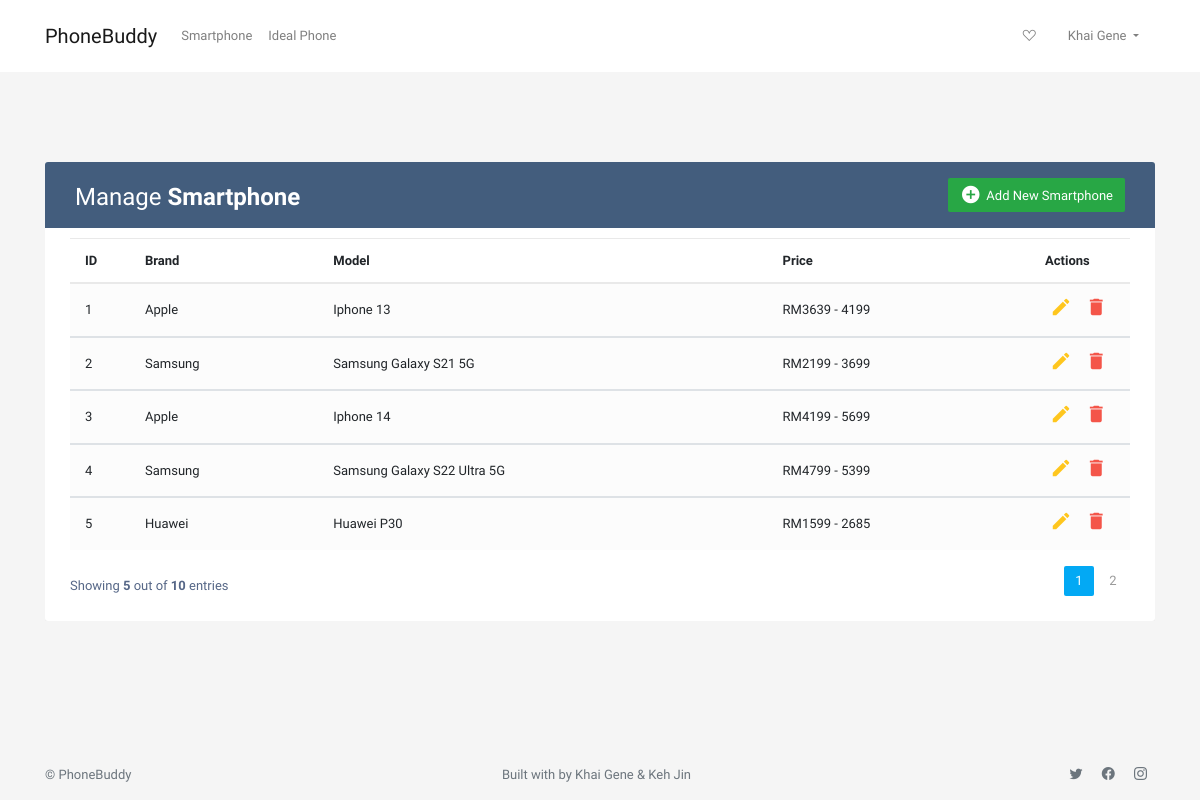
The app's page /manageSmartphone (signed in) with its own data.
### tables this page shows
CREATE TABLE Smartphone (
    id INTEGER PRIMARY KEY AUTOINCREMENT,
    brand STRING NOT NULL,
    model STRING NOT NULL,
    processor STRING NOT NULL,
    ram STRING NOT NULL,
    colour STRING NOT NULL,
    battery STRING NOT NULL,
    lowprice INTEGER NOT NULL,
    highprice INTEGER NOT NULL,
    screenSize STRING NOT NULL,
    refreshRate STRING NOT NULL,
    description STRING NOT NULL,
    image_URL STRING NOT NULL
);

### app.py (the view, shortened to what this page needs)
@app.route('/manageSmartphone', methods = ['GET','POST'])
def manageSmartphone():
    if session.get('type') == 'admin':
        conn = get_db_connection()
        page = request.args.get('page', type=int, default=1)
        limit = 5
        offset = page*limit - limit
        smartphones = conn.execute('SELECT * FROM Smartphone').fetchall()
        total = len(smartphones)
        amountPages = math.ceil(total/limit)
        pages = []
        for i in range(amountPages):
            pages.append(i+1)
        smartphones = conn.execute("SELECT * FROM Smartphone LIMIT ? OFFSET ?", (limit, offset)).fetchall()
        return render_template('manageSmartphone.html', smartphones = smartphones, total = total, pages = pages, page = page)
    else:
        message = "You don't have permission to access this page!"
        flash(message,'InvalidPermission')
        return redirect('/')

### app.py (called while the page is built)
def get_db_connection():
    conn = sql.connect('database.db')
    conn.row_factory = sql.Row
    return conn

### templates/manageSmartphone.html (shortened to what this page needs)
{% extends 'base.html' %}
{% block main %}
<div class="vh-100">
<div class="container-xl" style="margin-top:90px;">
	<div class="table-responsive">
		<div class="table-wrapper">
			<div class="table-title">
				<div class="row">
					<div class="col-sm-6">
						<h2>Manage <b>Smartphone</b></h2>
					</div>
					<div class="col-sm-6">
						<a href="./addSmartphone" class="btn btn-success"><i class="material-icons">&#xE147;</i> <span>Add New Smartphone</span></a>
					</div>
				</div>
			</div>
			<table class="table table-striped table-hover">
				<thead>
					<tr>
						<th>ID</th>
						<th>Brand</th>
						<th>Model</th>
						<th>Price</th>
						<th>Actions</th>
					</tr>
				</thead>
				{% for smartphone in smartphones %}
				<tbody>
					<tr>
						<td>{{ smartphone['id'] }}</td>
						<td>{{ smartphone['brand'] }}</td>
						<td>{{ smartphone['model'] }}</td>
						<td>RM{{ smartphone['lowprice'] }} - {{ smartphone['highprice'] }}</td>
						<td>
							<a href="{{ url_for('editSmartphone', id=smartphone['id']) }}" class="edit"><i class="material-icons" data-toggle="tooltip" title="Edit">&#xE254;</i></a>
							<a href="#deleteEmployeeModal" class="delete" data-toggle="modal"><i class="material-icons" data-toggle="tooltip" title="Delete">&#xE872;</i></a>
						</td>
					</tr>
				</tbody>
				{% endfor %}
			</table>
			<div class="clearfix">
				<div class="hint-text">Showing <b>5</b> out of <b>{{ total }}</b> entries</div>
				<ul class="pagination">
					{% for amountpage in pages %}
					<li class="page-item {{ 'active' if page == amountpage }}"><a href="/manageSmartphone?page={{ amountpage }}" class="page-link" name="page">{{ amountpage }}</a></li>
					{% endfor %}
				</ul>
			</div>
		</div>
	</div>
</div>
</div>
{% endblock %}

### templates/manageSmartphone.html (style rules this page uses)
body { color: #566787; background: #f5f5f5; font-family: 'Varela Round', sans-serif; font-size: 13px; }
.table-responsive { margin: 30px 0; }
.table-wrapper { background: #fff; padding: 20px 25px; border-radius: 3px; min-width: 1000px; box-shadow: 0 1px 1px rgba(0,0,0,.05); }
.table-title { padding-bottom: 15px; background: #435d7d; color: #fff; padding: 16px 30px; min-width: 100%; margin: -20px -25px 10px; border-radius: 3px 3px 0 0; }
.table-title h2 { margin: 5px 0 0; font-size: 24px; }
.table-title .btn { color: #fff; float: right; font-size: 13px; border: none; min-width: 50px; border-radius: 2px; border: none; outline: none !important; margin-left: 10px; }
.table-title .btn i { float: left; font-size: 21px; margin-right: 5px; }
.table-title .btn span { float: left; margin-top: 2px; }
table.table tr th, table.table tr td { border-color: #e9e9e9; padding: 12px 15px; vertical-align: middle; }
table.table tr th:first-child { width: 60px; }
table.table tr th:last-child { width: 100px; }
table.table-striped tbody tr:nth-of-type(odd) { background-color: #fcfcfc; }
table.table td:last-child i { opacity: 0.9; font-size: 22px; margin: 0 5px; }
table.table td a { font-weight: bold; color: #566787; display: inline-block; text-decoration: none; outline: none !important; }
table.table td a.edit { color: #FFC107; }
table.table td a.delete { color: #F44336; }
table.table td i { font-size: 19px; }
.pagination { float: right; margin: 0 0 5px; }
.pagination li a { border: none; font-size: 13px; min-width: 30px; min-height: 30px; color: #999; margin: 0 2px; line-height: 30px; border-radius: 2px !important; text-align: center; padding: 0 6px; }
.pagination li.active a, .pagination li.active a.page-link { background: #03A9F4; }
.hint-text { float: left; margin-top: 10px; font-size: 13px; }

### records on screen
Smartphone: id "1", brand "Apple", model "Iphone 13", lowprice "3639", highprice "4199"
Smartphone: id "2", brand "Samsung", model "Samsung Galaxy S21 5G", lowprice "2199", highprice "3699"
Smartphone: id "3", brand "Apple", model "Iphone 14", lowprice "4199", highprice "5699"
Smartphone: id "4", brand "Samsung", model "Samsung Galaxy S22 Ultra 5G", lowprice "4799", highprice "5399"
Smartphone: id "5", brand "Huawei", model "Huawei P30", lowprice "1599", highprice "2685"

### other values on screen
{{ session.username }} "Khai Gene"
{{ total }} "10"
{{ amountpage }} "1" "2"
